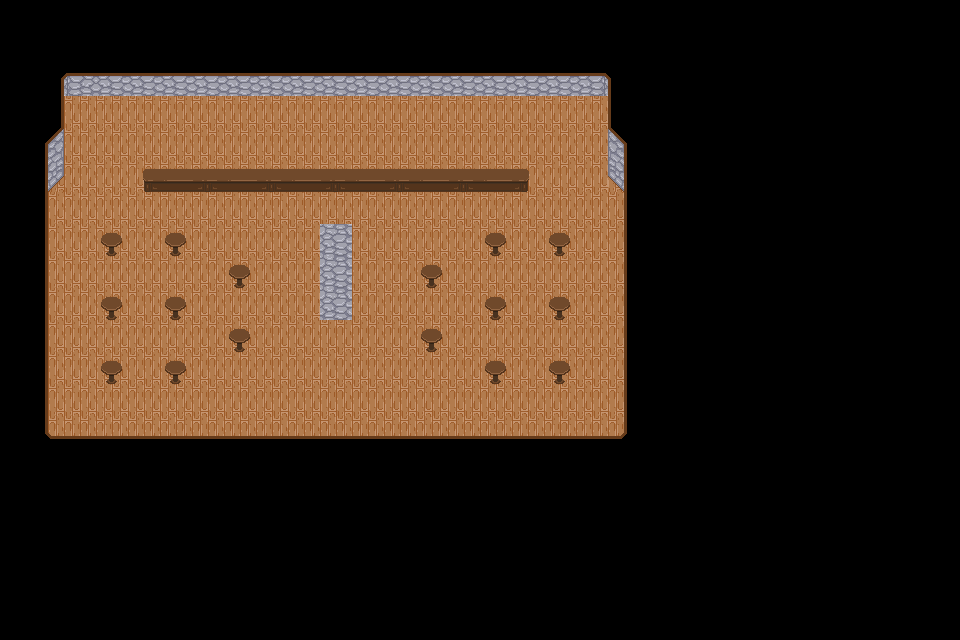

Below is a game level as drawn by its tile map, then a one-line description and the .tmx file that defines it, in full:
An orthogonal 30x20 tile map with 32x32 px tiles, 2 tile layers (Map, Components).

<map version="1.10" tiledversion="1.10.2" orientation="orthogonal" renderorder="right-down" width="30" height="20" tilewidth="32" tileheight="32" infinite="0" nextlayerid="3" nextobjectid="1">
 <editorsettings>
  <export target="../output/TestMap.tmx" format="tmx" />
 </editorsettings>
 <tileset firstgid="1" source="tileset2.tsx" />
 <layer id="1" name="Map" width="30" height="20">
  <data encoding="csv">
0,0,0,0,0,0,0,0,0,0,0,0,0,0,0,0,0,0,0,0,0,0,0,0,0,0,0,0,0,0,
0,0,0,0,0,0,0,0,0,0,0,0,0,0,0,0,0,0,0,0,0,0,0,0,0,0,0,0,0,0,
0,19,20,2,2,2,2,2,2,2,2,2,2,2,2,2,2,2,7,8,0,0,0,0,0,0,0,0,0,0,
0,2147483665,11,11,11,11,11,11,11,11,11,11,11,11,11,11,11,11,11,17,0,0,0,0,0,0,0,0,0,0,
0,9,11,11,11,11,11,11,11,11,11,11,11,11,11,11,11,11,11,10,0,0,0,0,0,0,0,0,0,0,
0,5,11,11,11,11,11,11,11,11,11,11,11,11,11,11,11,11,11,6,0,0,0,0,0,0,0,0,0,0,
0,13,11,11,11,11,11,11,11,11,11,11,11,11,11,11,11,11,11,12,0,0,0,0,0,0,0,0,0,0,
0,13,11,11,11,11,11,11,11,11,1,11,11,11,11,11,11,11,11,12,0,0,0,0,0,0,0,0,0,0,
0,13,11,11,11,11,11,11,11,11,1,11,11,11,11,11,11,11,11,12,0,0,0,0,0,0,0,0,0,0,
0,13,11,11,11,11,11,11,11,11,1,11,11,11,11,11,11,11,11,12,0,0,0,0,0,0,0,0,0,0,
0,13,11,11,11,11,11,11,11,11,11,11,11,11,11,11,11,11,11,12,0,0,0,0,0,0,0,0,0,0,
0,13,11,11,11,11,11,11,11,11,11,11,11,11,11,11,11,11,11,12,0,0,0,0,0,0,0,0,0,0,
0,13,11,11,11,11,11,11,11,11,11,11,11,11,11,11,11,11,11,12,0,0,0,0,0,0,0,0,0,0,
0,14,15,15,15,15,15,15,15,15,15,15,15,15,15,15,15,15,15,16,0,0,0,0,0,0,0,0,0,0,
0,0,0,0,0,0,0,0,0,0,0,0,0,0,0,0,0,0,0,0,0,0,0,0,0,0,0,0,0,0,
0,0,0,0,0,0,0,0,0,0,0,0,0,0,0,0,0,0,0,0,0,0,0,0,0,0,0,0,0,0,
0,0,0,0,0,0,0,0,0,0,0,0,0,0,0,0,0,0,0,0,0,0,0,0,0,0,0,0,0,0,
0,0,0,0,0,0,0,0,0,0,0,0,0,0,0,0,0,0,0,0,0,0,0,0,0,0,0,0,0,0,
0,0,0,0,0,0,0,0,0,0,0,0,0,0,0,0,0,0,0,0,0,0,0,0,0,0,0,0,0,0,
0,0,0,0,0,0,0,0,0,0,0,0,0,0,0,0,0,0,0,0,0,0,0,0,0,0,0,0,0,0
</data>
 </layer>
 <layer id="2" name="Components" width="30" height="20">
  <data encoding="csv">
0,0,0,0,0,0,0,0,0,0,0,0,0,0,0,0,0,0,0,0,0,0,0,0,0,0,0,0,0,0,
0,0,0,0,0,0,0,0,0,0,0,0,0,0,0,0,0,0,0,0,0,0,0,0,0,0,0,0,0,0,
0,0,0,0,0,0,0,0,0,0,0,0,0,0,0,0,0,0,0,0,0,0,0,0,0,0,0,0,0,0,
0,0,0,0,0,0,0,0,0,0,0,0,0,0,0,0,0,0,0,0,0,0,0,0,0,0,0,0,0,0,
0,0,0,0,0,0,0,0,0,0,0,0,0,0,0,0,0,0,0,0,0,0,0,0,0,0,0,0,0,0,
0,0,0,0,152,153,154,153,154,153,154,153,154,153,154,153,155,0,0,0,0,0,0,0,0,0,0,0,0,0,
0,0,0,0,0,0,0,0,0,0,0,0,0,0,0,0,0,0,0,0,0,0,0,0,0,0,0,0,0,0,
0,0,0,151,0,151,0,0,0,0,0,0,0,0,0,151,0,151,0,0,0,0,0,0,0,0,0,0,0,0,
0,0,0,0,0,0,0,151,0,0,0,0,0,151,0,0,0,0,0,0,0,0,0,0,0,0,0,0,0,0,
0,0,0,151,0,151,0,0,0,0,0,0,0,0,0,151,0,151,0,0,0,0,0,0,0,0,0,0,0,0,
0,0,0,0,0,0,0,151,0,0,0,0,0,151,0,0,0,0,0,0,0,0,0,0,0,0,0,0,0,0,
0,0,0,151,0,151,0,0,0,0,0,0,0,0,0,151,0,151,0,0,0,0,0,0,0,0,0,0,0,0,
0,0,0,0,0,0,0,0,0,0,0,0,0,0,0,0,0,0,0,0,0,0,0,0,0,0,0,0,0,0,
0,0,0,0,0,0,0,0,0,0,0,0,0,0,0,0,0,0,0,0,0,0,0,0,0,0,0,0,0,0,
0,0,0,0,0,0,0,0,0,0,0,0,0,0,0,0,0,0,0,0,0,0,0,0,0,0,0,0,0,0,
0,0,0,0,0,0,0,0,0,0,0,0,0,0,0,0,0,0,0,0,0,0,0,0,0,0,0,0,0,0,
0,0,0,0,0,0,0,0,0,0,0,0,0,0,0,0,0,0,0,0,0,0,0,0,0,0,0,0,0,0,
0,0,0,0,0,0,0,0,0,0,0,0,0,0,0,0,0,0,0,0,0,0,0,0,0,0,0,0,0,0,
0,0,0,0,0,0,0,0,0,0,0,0,0,0,0,0,0,0,0,0,0,0,0,0,0,0,0,0,0,0,
0,0,0,0,0,0,0,0,0,0,0,0,0,0,0,0,0,0,0,0,0,0,0,0,0,0,0,0,0,0
</data>
 </layer>
</map>
